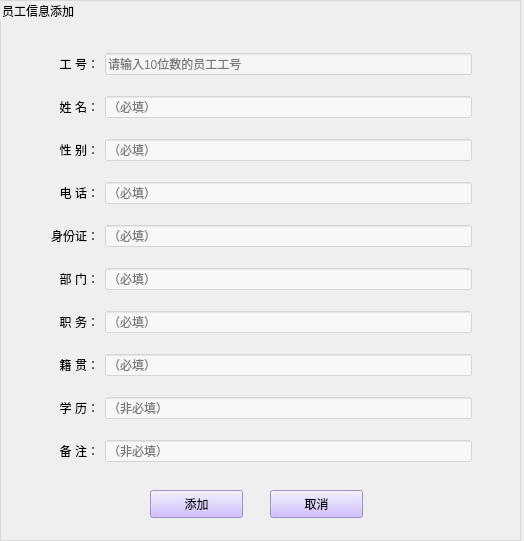
<?xml version="1.0" encoding="UTF-8"?>
<ui version="4.0">
 <class>Form</class>
 <widget class="QWidget" name="Form">
  <property name="geometry">
   <rect>
    <x>0</x>
    <y>0</y>
    <width>524</width>
    <height>541</height>
   </rect>
  </property>
  <property name="minimumSize">
   <size>
    <width>524</width>
    <height>541</height>
   </size>
  </property>
  <property name="maximumSize">
   <size>
    <width>524</width>
    <height>541</height>
   </size>
  </property>
  <property name="windowTitle">
   <string>Form</string>
  </property>
  <widget class="QGroupBox" name="groupBox">
   <property name="geometry">
    <rect>
     <x>0</x>
     <y>0</y>
     <width>521</width>
     <height>541</height>
    </rect>
   </property>
   <property name="styleSheet">
    <string notr="true">QGroupBox {
border:1px solid rgb(217, 217, 217);
}</string>
   </property>
   <property name="title">
    <string>员工信息添加</string>
   </property>
   <widget class="QPushButton" name="btn_add">
    <property name="geometry">
     <rect>
      <x>150</x>
      <y>490</y>
      <width>93</width>
      <height>28</height>
     </rect>
    </property>
    <property name="styleSheet">
     <string notr="true">background-color: rgb(194, 170, 255,200);
</string>
    </property>
    <property name="text">
     <string>添加</string>
    </property>
   </widget>
   <widget class="QPushButton" name="btn_cancel">
    <property name="geometry">
     <rect>
      <x>270</x>
      <y>490</y>
      <width>93</width>
      <height>28</height>
     </rect>
    </property>
    <property name="styleSheet">
     <string notr="true">background-color: rgb(194, 170, 255,200);
</string>
    </property>
    <property name="text">
     <string>取消</string>
    </property>
   </widget>
   <widget class="QWidget" name="layoutWidget">
    <property name="geometry">
     <rect>
      <x>51</x>
      <y>38</y>
      <width>421</width>
      <height>441</height>
     </rect>
    </property>
    <layout class="QGridLayout" name="gridLayout">
     <item row="0" column="0">
      <widget class="QLabel" name="label">
       <property name="text">
        <string>&lt;html&gt;&lt;head/&gt;&lt;body&gt;&lt;p align=&quot;right&quot;&gt;工 号：&lt;/p&gt;&lt;/body&gt;&lt;/html&gt;</string>
       </property>
       <property name="buddy">
        <cstring>lineEdit_id</cstring>
       </property>
      </widget>
     </item>
     <item row="0" column="1">
      <widget class="QLineEdit" name="lineEdit_id">
       <property name="enabled">
        <bool>true</bool>
       </property>
       <property name="styleSheet">
        <string notr="true">background-color: rgb(248, 250, 255,120);</string>
       </property>
       <property name="placeholderText">
        <string>请输入10位数的员工工号</string>
       </property>
      </widget>
     </item>
     <item row="1" column="0">
      <widget class="QLabel" name="label_2">
       <property name="text">
        <string>&lt;html&gt;&lt;head/&gt;&lt;body&gt;&lt;p align=&quot;right&quot;&gt;姓 名：&lt;/p&gt;&lt;/body&gt;&lt;/html&gt;</string>
       </property>
       <property name="buddy">
        <cstring>lineEdit_name</cstring>
       </property>
      </widget>
     </item>
     <item row="1" column="1">
      <widget class="QLineEdit" name="lineEdit_name">
       <property name="styleSheet">
        <string notr="true">background-color: rgb(255, 255, 255,120);</string>
       </property>
       <property name="placeholderText">
        <string>（必填）</string>
       </property>
      </widget>
     </item>
     <item row="2" column="0">
      <widget class="QLabel" name="label_4">
       <property name="text">
        <string>&lt;html&gt;&lt;head/&gt;&lt;body&gt;&lt;p align=&quot;right&quot;&gt;性 别：&lt;/p&gt;&lt;/body&gt;&lt;/html&gt;</string>
       </property>
       <property name="buddy">
        <cstring>lineEdit_sex</cstring>
       </property>
      </widget>
     </item>
     <item row="2" column="1">
      <widget class="QLineEdit" name="lineEdit_sex">
       <property name="styleSheet">
        <string notr="true">background-color: rgb(255, 255, 255,120);</string>
       </property>
       <property name="placeholderText">
        <string>（必填）</string>
       </property>
      </widget>
     </item>
     <item row="3" column="0">
      <widget class="QLabel" name="label_10">
       <property name="text">
        <string>&lt;html&gt;&lt;head/&gt;&lt;body&gt;&lt;p align=&quot;right&quot;&gt;电 话：&lt;/p&gt;&lt;/body&gt;&lt;/html&gt;</string>
       </property>
       <property name="buddy">
        <cstring>lineEdit_phone</cstring>
       </property>
      </widget>
     </item>
     <item row="3" column="1">
      <widget class="QLineEdit" name="lineEdit_phone">
       <property name="styleSheet">
        <string notr="true">background-color: rgb(255, 255, 255,120);</string>
       </property>
       <property name="placeholderText">
        <string>（必填）</string>
       </property>
      </widget>
     </item>
     <item row="4" column="0">
      <widget class="QLabel" name="label_9">
       <property name="text">
        <string>&lt;html&gt;&lt;head/&gt;&lt;body&gt;&lt;p align=&quot;right&quot;&gt;身份证：&lt;/p&gt;&lt;/body&gt;&lt;/html&gt;</string>
       </property>
       <property name="buddy">
        <cstring>lineEdit_number</cstring>
       </property>
      </widget>
     </item>
     <item row="4" column="1">
      <widget class="QLineEdit" name="lineEdit_number">
       <property name="styleSheet">
        <string notr="true">background-color: rgb(255, 255, 255,120);</string>
       </property>
       <property name="placeholderText">
        <string>（必填）</string>
       </property>
      </widget>
     </item>
     <item row="5" column="0">
      <widget class="QLabel" name="label_3">
       <property name="text">
        <string>&lt;html&gt;&lt;head/&gt;&lt;body&gt;&lt;p align=&quot;right&quot;&gt;部 门：&lt;/p&gt;&lt;/body&gt;&lt;/html&gt;</string>
       </property>
       <property name="buddy">
        <cstring>lineEdit_section</cstring>
       </property>
      </widget>
     </item>
     <item row="5" column="1">
      <widget class="QLineEdit" name="lineEdit_section">
       <property name="styleSheet">
        <string notr="true">background-color: rgb(255, 255, 255,120);</string>
       </property>
       <property name="placeholderText">
        <string>（必填）</string>
       </property>
      </widget>
     </item>
     <item row="6" column="0">
      <widget class="QLabel" name="label_6">
       <property name="text">
        <string>&lt;html&gt;&lt;head/&gt;&lt;body&gt;&lt;p align=&quot;right&quot;&gt;职 务：&lt;/p&gt;&lt;/body&gt;&lt;/html&gt;</string>
       </property>
       <property name="buddy">
        <cstring>lineEdit_position</cstring>
       </property>
      </widget>
     </item>
     <item row="6" column="1">
      <widget class="QLineEdit" name="lineEdit_position">
       <property name="styleSheet">
        <string notr="true">background-color: rgb(255, 255, 255,120);</string>
       </property>
       <property name="placeholderText">
        <string>（必填）</string>
       </property>
      </widget>
     </item>
     <item row="7" column="0">
      <widget class="QLabel" name="label_5">
       <property name="text">
        <string>&lt;html&gt;&lt;head/&gt;&lt;body&gt;&lt;p align=&quot;right&quot;&gt;籍 贯：&lt;/p&gt;&lt;/body&gt;&lt;/html&gt;</string>
       </property>
       <property name="buddy">
        <cstring>lineEdit_place</cstring>
       </property>
      </widget>
     </item>
     <item row="7" column="1">
      <widget class="QLineEdit" name="lineEdit_place">
       <property name="styleSheet">
        <string notr="true">background-color: rgb(255, 255, 255,120);</string>
       </property>
       <property name="placeholderText">
        <string>（必填）</string>
       </property>
      </widget>
     </item>
     <item row="8" column="0">
      <widget class="QLabel" name="label_7">
       <property name="text">
        <string>&lt;html&gt;&lt;head/&gt;&lt;body&gt;&lt;p align=&quot;right&quot;&gt;学 历：&lt;/p&gt;&lt;/body&gt;&lt;/html&gt;</string>
       </property>
       <property name="buddy">
        <cstring>lineEdit_edu</cstring>
       </property>
      </widget>
     </item>
     <item row="8" column="1">
      <widget class="QLineEdit" name="lineEdit_edu">
       <property name="styleSheet">
        <string notr="true">background-color: rgb(255, 255, 255,120);</string>
       </property>
       <property name="placeholderText">
        <string>（非必填）</string>
       </property>
      </widget>
     </item>
     <item row="9" column="0">
      <widget class="QLabel" name="label_8">
       <property name="text">
        <string>&lt;html&gt;&lt;head/&gt;&lt;body&gt;&lt;p align=&quot;right&quot;&gt;备 注：&lt;/p&gt;&lt;/body&gt;&lt;/html&gt;</string>
       </property>
       <property name="buddy">
        <cstring>lineEdit_note</cstring>
       </property>
      </widget>
     </item>
     <item row="9" column="1">
      <widget class="QLineEdit" name="lineEdit_note">
       <property name="styleSheet">
        <string notr="true">background-color: rgb(255, 255, 255,120);</string>
       </property>
       <property name="placeholderText">
        <string>（非必填）</string>
       </property>
       <property name="clearButtonEnabled">
        <bool>false</bool>
       </property>
      </widget>
     </item>
    </layout>
   </widget>
  </widget>
 </widget>
 <tabstops>
  <tabstop>lineEdit_id</tabstop>
  <tabstop>lineEdit_name</tabstop>
  <tabstop>lineEdit_sex</tabstop>
  <tabstop>lineEdit_phone</tabstop>
  <tabstop>lineEdit_number</tabstop>
  <tabstop>lineEdit_section</tabstop>
  <tabstop>lineEdit_position</tabstop>
  <tabstop>lineEdit_place</tabstop>
  <tabstop>lineEdit_edu</tabstop>
  <tabstop>lineEdit_note</tabstop>
  <tabstop>btn_add</tabstop>
  <tabstop>btn_cancel</tabstop>
 </tabstops>
 <resources/>
 <connections/>
</ui>
